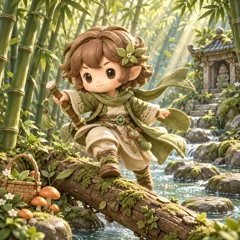
#> input picture games/picture-realm/art/03-thumb.webp, 240 x 240 px
$ python clean_sticker_alpha.py ../../picture-realm/art/03-thumb.webp
#> lines starting #> are read from the running program, lines starting #| are printed output that depends on the picture; after the words box and inside, x2 and y2 are one past the last pixel; in counts of white or black regions, pixels touching at a corner belong together
from collections import deque
from pathlib import Path
import sys

import numpy as np
from PIL import Image


def clean(path: Path) -> None:
    image = Image.open(path).convert("RGBA")
    arr = np.asarray(image).copy()
    rgb = arr[:, :, :3].astype(np.int16)
    hi = rgb.max(axis=2)
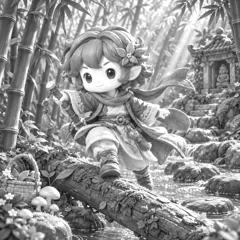
#> hi: shape (240, 240) int16; min 14, max 255, mean 145.2
    lo = rgb.min(axis=2)
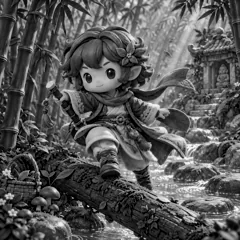
#> lo: shape (240, 240) int16; min 0, max 255, mean 86.8
    # Image generation occasionally paints a white/grey transparency grid.
    # Only remove near-neutral, bright pixels connected to the outer edge.
    candidate = (hi >= 230) & ((hi - lo) <= 9)
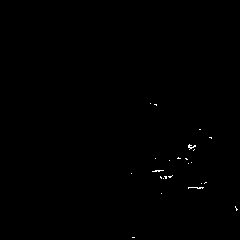
#> candidate: shape (240, 240) bool; 0.2% white in thin lines or dots, all inside (x1, y1, x2, y2) = (131, 103, 238, 238)
    h, w = candidate.shape
#> h = 240; w = 240
    outside = np.zeros((h, w), dtype=bool)
    queue = deque()

    def seed(y: int, x: int) -> None:
        if candidate[y, x] and not outside[y, x]:
            outside[y, x] = True
            queue.append((y, x))

    for x in range(w):
        seed(0, x)
        seed(h - 1, x)
    for y in range(h):
        seed(y, 0)
        seed(y, w - 1)
    while queue:
        y, x = queue.popleft()
        for ny, nx in ((y - 1, x), (y + 1, x), (y, x - 1), (y, x + 1)):
            if 0 <= ny < h and 0 <= nx < w and candidate[ny, nx] and not outside[ny, nx]:
                outside[ny, nx] = True
                queue.append((ny, nx))

    arr[outside, 3] = 0
    alpha = arr[:, :, 3]
#> alpha: shape (240, 240); every value is 255
    ys, xs = np.where(alpha > 8)
    if not len(xs):
        raise RuntimeError(f"No foreground found in {path}")
    pad = 24
    box = (max(0, xs.min() - pad), max(0, ys.min() - pad), min(w, xs.max() + pad + 1), min(h, ys.max() + pad + 1))
#> box = (0, 0, 240, 240)
    cropped = Image.fromarray(arr, "RGBA").crop(box)
    cropped.thumbnail((930, 930), Image.Resampling.LANCZOS)
    out = Image.new("RGBA", (1024, 1024), (0, 0, 0, 0))
#> out: PIL image 1024x1024 RGBA; every value is 0
    out.alpha_composite(cropped, ((1024 - cropped.width) // 2, (1024 - cropped.height) // 2))
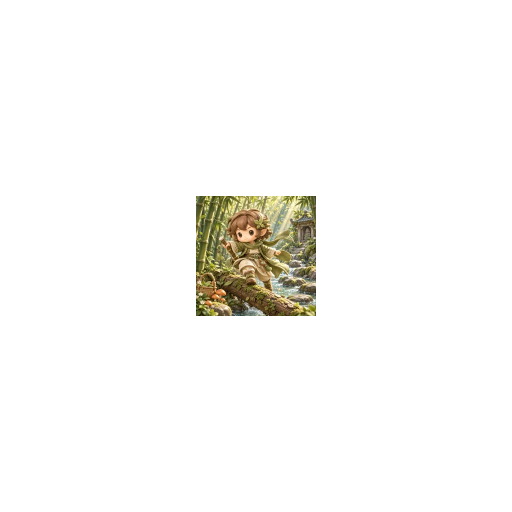
#> out: PIL image 1024x1024 RGBA (shown at 1/2 size); mean R, G, B, A 7.9, 7.2, 4.8, 14; transparent parts drawn white
    out.save(path, optimize=True)


if __name__ == "__main__":
    for value in sys.argv[1:]:
        clean(Path(value))

$ run again, on games/picture-realm/art/10-thumb.webp
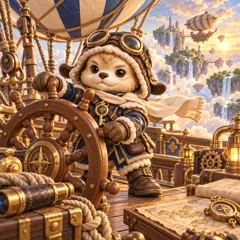
#> input picture games/picture-realm/art/10-thumb.webp, 240 x 240 px
#> in clean, `lo = rgb.min(axis=2)`:
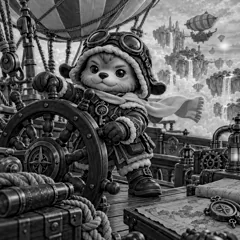
#> lo: shape (240, 240) int16; min 0, max 247, mean 88.9
#> candidate: shape (240, 240) bool; 0.05% white in thin lines or dots, all inside (x1, y1, x2, y2) = (57, 40, 232, 107)
#> alpha: shape (240, 240); every value is 255
#> box = (0, 0, 240, 240)
#> in clean, `out.alpha_composite(cropped, ((1024 - cropped.width) // 2, (1024 - cro..`:
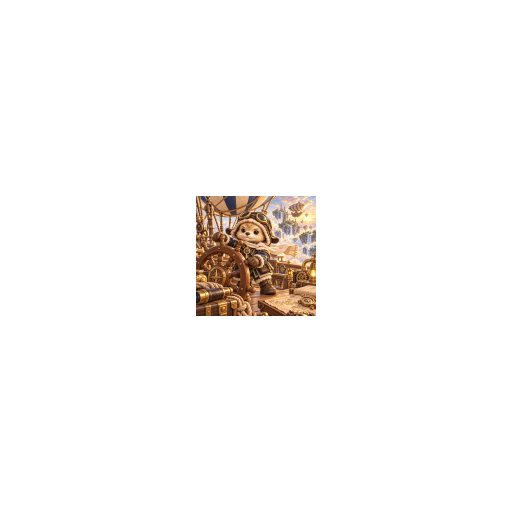
#> out: PIL image 1024x1024 RGBA (shown at 1/2 size); mean R, G, B, A 8.9, 6.7, 5, 14; transparent parts drawn white

$ run again, on games/picture-realm/art/18-thumb.webp
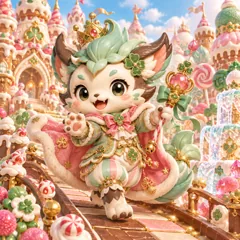
#> input picture games/picture-realm/art/18-thumb.webp, 240 x 240 px
#> in clean, `candidate = (hi >= 230) & ((hi - lo) <= 9)`:
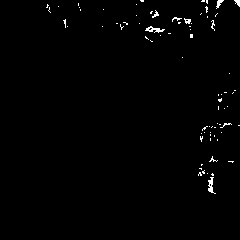
#> candidate: shape (240, 240) bool; 0.97% white in thin lines or dots, all inside (x1, y1, x2, y2) = (46, 0, 240, 194)
#> arr: shape (240, 240, 4); mean R, G, B, A 202.6, 162.7, 134.7, 254.7
#> alpha: shape (240, 240); 99.9% white; 6 black regions (4 under 20 px), largest, box (x1, y1, x2, y2) and area: (216, 0, 224, 8) 32, (234, 0, 240, 7) 24
#> box = (0, 0, 240, 240)
#> in clean, `out.alpha_composite(cropped, ((1024 - cropped.width) // 2, (1024 - cro..`:
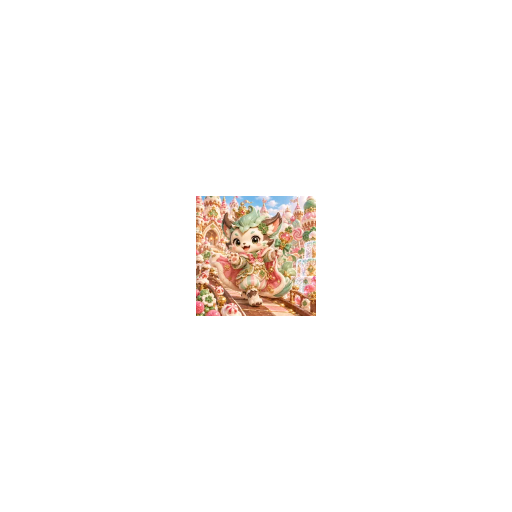
#> out: PIL image 1024x1024 RGBA (shown at 1/2 size); mean R, G, B, A 11.1, 8.9, 7.4, 14; transparent parts drawn white

$ run again, on games/picture-realm/art/30.webp
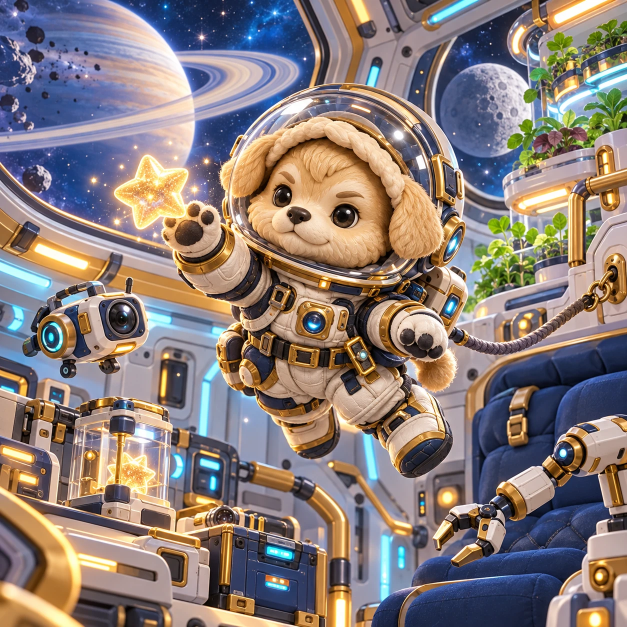
#> input picture games/picture-realm/art/30.webp, 1254 x 1254 px (shown at 1/2 size)
#> in clean, `candidate = (hi >= 230) & ((hi - lo) <= 9)`:
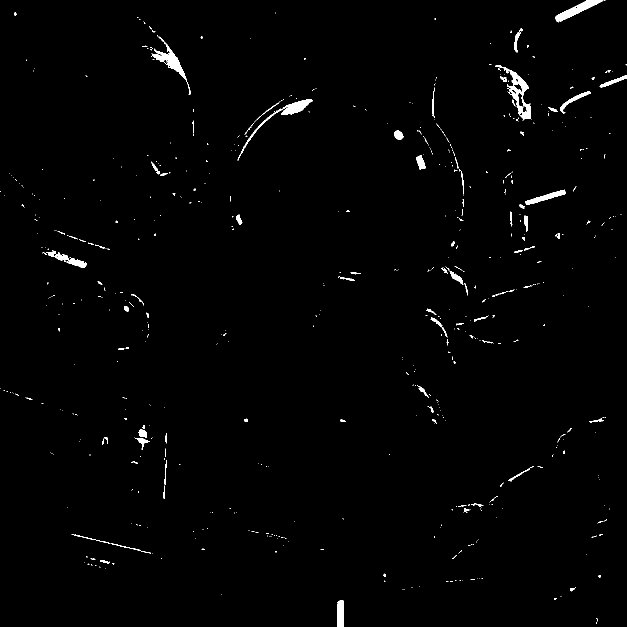
#> candidate: shape (1254, 1254) bool (shown at 1/2 size); 1.1% white; 617 white regions (523 under 20 px), largest, box (x1, y1, x2, y2) and area: (990, 130, 1062, 241) 1820, (302, 73, 382, 190) 1441, (481, 198, 625, 307) 1358
#> arr: shape (1254, 1254, 4); mean R, G, B, A 137.7, 124.9, 120.4, 254.6
#> alpha: shape (1254, 1254); 99.9% white; 7 black regions (4 under 20 px), largest, box (x1, y1, x2, y2) and area: (1111, 0, 1206, 45) 1287, (674, 1201, 687, 1254) 633, (1199, 151, 1254, 176) 358
#> box = (0, 0, 1254, 1254)
#> in clean, `out.alpha_composite(cropped, ((1024 - cropped.width) // 2, (1024 - cro..`:
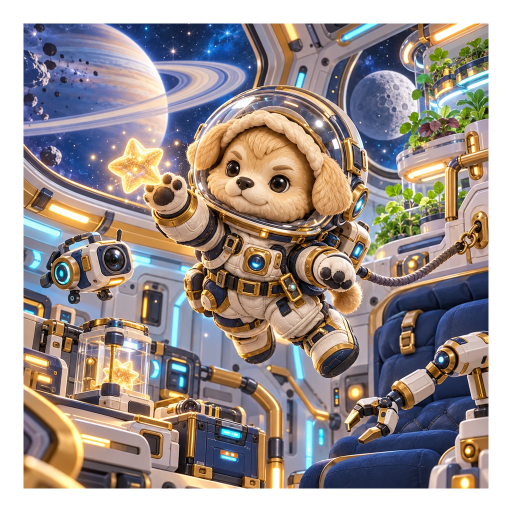
#> out: PIL image 1024x1024 RGBA (shown at 1/2 size); mean R, G, B, A 113.3, 102.8, 99.1, 210; transparent parts drawn white
